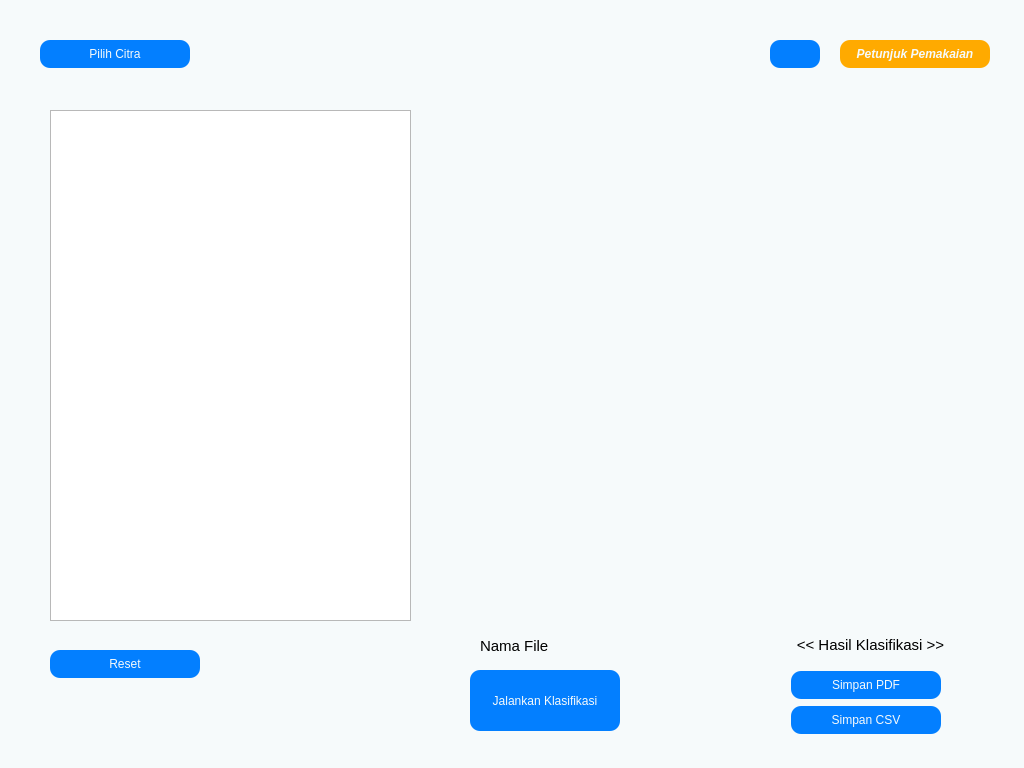
<?xml version="1.0" encoding="UTF-8"?>
<ui version="4.0">
 <class>Dialog</class>
 <widget class="QDialog" name="Dialog">
  <property name="geometry">
   <rect>
    <x>0</x>
    <y>0</y>
    <width>1024</width>
    <height>768</height>
   </rect>
  </property>
  <property name="sizePolicy">
   <sizepolicy hsizetype="Fixed" vsizetype="Fixed">
    <horstretch>0</horstretch>
    <verstretch>0</verstretch>
   </sizepolicy>
  </property>
  <property name="maximumSize">
   <size>
    <width>1024</width>
    <height>768</height>
   </size>
  </property>
  <property name="windowTitle">
   <string>Dialog</string>
  </property>
  <property name="styleSheet">
   <string notr="true">QPushButton{
	border-radius: 10px;
	background-color: #037fff;
	color: #f6fafb;
}
QPushButton:hover{
	background-color: #024487;
}

QDialog{
background-color: #f6fafb;
}
QLineEdit{
	border: 1.25px solid #037fff;
	border-radius: 5px;
	padding-left: 5px;
}
QLineEdit:hover{
	border: 1.25px solid #19e9e2;
}
QTableWidget{
	border: 1px solid #037fff;
}
</string>
  </property>
  <widget class="QLabel" name="labelHasilKlasifikasi">
   <property name="geometry">
    <rect>
     <x>750</x>
     <y>630</y>
     <width>241</width>
     <height>31</height>
    </rect>
   </property>
   <property name="font">
    <font>
     <pointsize>11</pointsize>
    </font>
   </property>
   <property name="text">
    <string>&lt;&lt; Hasil Klasifikasi &gt;&gt;</string>
   </property>
   <property name="scaledContents">
    <bool>false</bool>
   </property>
   <property name="alignment">
    <set>Qt::AlignCenter</set>
   </property>
   <property name="wordWrap">
    <bool>false</bool>
   </property>
  </widget>
  <widget class="QLabel" name="labelDisplayCTKlasifikasi">
   <property name="enabled">
    <bool>true</bool>
   </property>
   <property name="geometry">
    <rect>
     <x>470</x>
     <y>110</y>
     <width>512</width>
     <height>512</height>
    </rect>
   </property>
   <property name="sizePolicy">
    <sizepolicy hsizetype="Fixed" vsizetype="Fixed">
     <horstretch>0</horstretch>
     <verstretch>0</verstretch>
    </sizepolicy>
   </property>
   <property name="maximumSize">
    <size>
     <width>512</width>
     <height>512</height>
    </size>
   </property>
   <property name="baseSize">
    <size>
     <width>0</width>
     <height>0</height>
    </size>
   </property>
   <property name="autoFillBackground">
    <bool>false</bool>
   </property>
   <property name="text">
    <string/>
   </property>
   <property name="pixmap">
    <pixmap resource="../resources/image_resources.qrc">:/image/preview.png</pixmap>
   </property>
   <property name="scaledContents">
    <bool>true</bool>
   </property>
  </widget>
  <widget class="QPushButton" name="pushButtonPilihCitraKlasifikasi">
   <property name="geometry">
    <rect>
     <x>40</x>
     <y>40</y>
     <width>150</width>
     <height>28</height>
    </rect>
   </property>
   <property name="minimumSize">
    <size>
     <width>150</width>
     <height>28</height>
    </size>
   </property>
   <property name="text">
    <string>Pilih Citra</string>
   </property>
  </widget>
  <widget class="QPushButton" name="pushButtonJalankanKlasifikasi">
   <property name="geometry">
    <rect>
     <x>470</x>
     <y>670</y>
     <width>150</width>
     <height>61</height>
    </rect>
   </property>
   <property name="minimumSize">
    <size>
     <width>150</width>
     <height>28</height>
    </size>
   </property>
   <property name="text">
    <string>Jalankan Klasifikasi</string>
   </property>
  </widget>
  <widget class="QPushButton" name="pushButtonResetKlasifikasi">
   <property name="geometry">
    <rect>
     <x>50</x>
     <y>650</y>
     <width>150</width>
     <height>28</height>
    </rect>
   </property>
   <property name="minimumSize">
    <size>
     <width>150</width>
     <height>28</height>
    </size>
   </property>
   <property name="text">
    <string>Reset</string>
   </property>
  </widget>
  <widget class="QPushButton" name="pushButtonSimpanPdf">
   <property name="geometry">
    <rect>
     <x>791</x>
     <y>671</y>
     <width>150</width>
     <height>28</height>
    </rect>
   </property>
   <property name="minimumSize">
    <size>
     <width>150</width>
     <height>28</height>
    </size>
   </property>
   <property name="text">
    <string>Simpan PDF</string>
   </property>
  </widget>
  <widget class="QPushButton" name="pushButtonSimpanCsv">
   <property name="geometry">
    <rect>
     <x>791</x>
     <y>706</y>
     <width>150</width>
     <height>28</height>
    </rect>
   </property>
   <property name="minimumSize">
    <size>
     <width>150</width>
     <height>28</height>
    </size>
   </property>
   <property name="text">
    <string>Simpan CSV</string>
   </property>
  </widget>
  <widget class="QTableView" name="tableViewKlasifikasi">
   <property name="geometry">
    <rect>
     <x>50</x>
     <y>110</y>
     <width>361</width>
     <height>511</height>
    </rect>
   </property>
  </widget>
  <widget class="QLabel" name="labelNamaFile">
   <property name="geometry">
    <rect>
     <x>480</x>
     <y>630</y>
     <width>221</width>
     <height>31</height>
    </rect>
   </property>
   <property name="font">
    <font>
     <pointsize>11</pointsize>
    </font>
   </property>
   <property name="text">
    <string>Nama File</string>
   </property>
  </widget>
  <widget class="QPushButton" name="pushButtonPetunjuk">
   <property name="geometry">
    <rect>
     <x>840</x>
     <y>40</y>
     <width>150</width>
     <height>28</height>
    </rect>
   </property>
   <property name="minimumSize">
    <size>
     <width>150</width>
     <height>28</height>
    </size>
   </property>
   <property name="palette">
    <palette>
     <active>
      <colorrole role="WindowText">
       <brush brushstyle="SolidPattern">
        <color alpha="255">
         <red>246</red>
         <green>250</green>
         <blue>251</blue>
        </color>
       </brush>
      </colorrole>
      <colorrole role="Button">
       <brush brushstyle="SolidPattern">
        <color alpha="255">
         <red>255</red>
         <green>170</green>
         <blue>0</blue>
        </color>
       </brush>
      </colorrole>
      <colorrole role="Text">
       <brush brushstyle="SolidPattern">
        <color alpha="255">
         <red>246</red>
         <green>250</green>
         <blue>251</blue>
        </color>
       </brush>
      </colorrole>
      <colorrole role="ButtonText">
       <brush brushstyle="SolidPattern">
        <color alpha="255">
         <red>246</red>
         <green>250</green>
         <blue>251</blue>
        </color>
       </brush>
      </colorrole>
      <colorrole role="Base">
       <brush brushstyle="SolidPattern">
        <color alpha="255">
         <red>255</red>
         <green>170</green>
         <blue>0</blue>
        </color>
       </brush>
      </colorrole>
      <colorrole role="Window">
       <brush brushstyle="SolidPattern">
        <color alpha="255">
         <red>255</red>
         <green>170</green>
         <blue>0</blue>
        </color>
       </brush>
      </colorrole>
     </active>
     <inactive>
      <colorrole role="WindowText">
       <brush brushstyle="SolidPattern">
        <color alpha="255">
         <red>246</red>
         <green>250</green>
         <blue>251</blue>
        </color>
       </brush>
      </colorrole>
      <colorrole role="Button">
       <brush brushstyle="SolidPattern">
        <color alpha="255">
         <red>255</red>
         <green>170</green>
         <blue>0</blue>
        </color>
       </brush>
      </colorrole>
      <colorrole role="Text">
       <brush brushstyle="SolidPattern">
        <color alpha="255">
         <red>246</red>
         <green>250</green>
         <blue>251</blue>
        </color>
       </brush>
      </colorrole>
      <colorrole role="ButtonText">
       <brush brushstyle="SolidPattern">
        <color alpha="255">
         <red>246</red>
         <green>250</green>
         <blue>251</blue>
        </color>
       </brush>
      </colorrole>
      <colorrole role="Base">
       <brush brushstyle="SolidPattern">
        <color alpha="255">
         <red>255</red>
         <green>170</green>
         <blue>0</blue>
        </color>
       </brush>
      </colorrole>
      <colorrole role="Window">
       <brush brushstyle="SolidPattern">
        <color alpha="255">
         <red>255</red>
         <green>170</green>
         <blue>0</blue>
        </color>
       </brush>
      </colorrole>
     </inactive>
     <disabled>
      <colorrole role="WindowText">
       <brush brushstyle="SolidPattern">
        <color alpha="255">
         <red>246</red>
         <green>250</green>
         <blue>251</blue>
        </color>
       </brush>
      </colorrole>
      <colorrole role="Button">
       <brush brushstyle="SolidPattern">
        <color alpha="255">
         <red>255</red>
         <green>170</green>
         <blue>0</blue>
        </color>
       </brush>
      </colorrole>
      <colorrole role="Text">
       <brush brushstyle="SolidPattern">
        <color alpha="255">
         <red>246</red>
         <green>250</green>
         <blue>251</blue>
        </color>
       </brush>
      </colorrole>
      <colorrole role="ButtonText">
       <brush brushstyle="SolidPattern">
        <color alpha="255">
         <red>246</red>
         <green>250</green>
         <blue>251</blue>
        </color>
       </brush>
      </colorrole>
      <colorrole role="Base">
       <brush brushstyle="SolidPattern">
        <color alpha="255">
         <red>255</red>
         <green>170</green>
         <blue>0</blue>
        </color>
       </brush>
      </colorrole>
      <colorrole role="Window">
       <brush brushstyle="SolidPattern">
        <color alpha="255">
         <red>255</red>
         <green>170</green>
         <blue>0</blue>
        </color>
       </brush>
      </colorrole>
     </disabled>
    </palette>
   </property>
   <property name="font">
    <font>
     <weight>75</weight>
     <italic>true</italic>
     <bold>true</bold>
    </font>
   </property>
   <property name="contextMenuPolicy">
    <enum>Qt::DefaultContextMenu</enum>
   </property>
   <property name="styleSheet">
    <string notr="true">background-color: rgb(255, 0, 0);
background-color: rgb(255, 170, 0);</string>
   </property>
   <property name="text">
    <string>Petunjuk Pemakaian</string>
   </property>
  </widget>
  <widget class="QPushButton" name="pushButtonBahasa">
   <property name="geometry">
    <rect>
     <x>770</x>
     <y>40</y>
     <width>50</width>
     <height>28</height>
    </rect>
   </property>
   <property name="sizePolicy">
    <sizepolicy hsizetype="Fixed" vsizetype="Fixed">
     <horstretch>0</horstretch>
     <verstretch>0</verstretch>
    </sizepolicy>
   </property>
   <property name="autoFillBackground">
    <bool>false</bool>
   </property>
   <property name="styleSheet">
    <string notr="true">border-image: url(:/image/english.png);</string>
   </property>
   <property name="text">
    <string/>
   </property>
  </widget>
 </widget>
 <resources>
  <include location="../resources/image_resources.qrc"/>
  <include location="../resources/image_resources.qrc"/>
 </resources>
 <connections/>
</ui>
